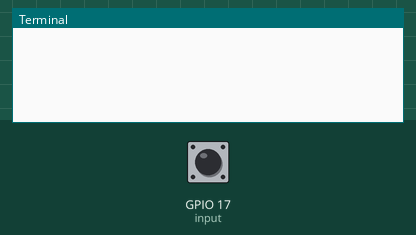
Bench run of a program on a simulated Raspberry Pi (BCM pin numbers). Parts: the last lines printed to the terminal. The test bench sets the inputs (shaded band); at power-on: GPIO 17 (input) LOW.

Above: at 1.2 s.
1.3 s: GPIO 17 (input) driven HIGH
At 2.3 s:
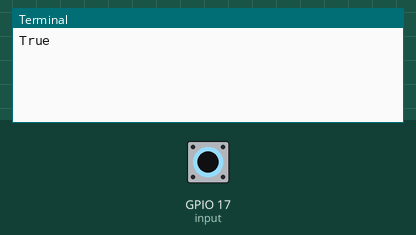
2.8 s: GPIO 17 (input) pulsed LOW 2 times (0.12 s each, 0.3 s apart)
At 3.16 s:
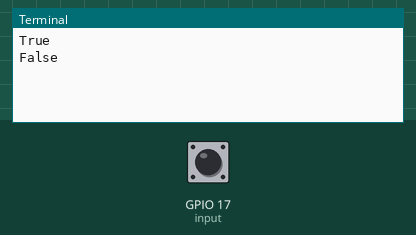

Measured:
- after the input at 1.3 s, the terminal: prints a new line at once (image 1)
- after the input at 2.8 s, the terminal: prints a new line after 0.15 s (image 2)

The program:

buttonpress.py
```python
# import RPi.GPIO as gpio
# gpio.setmode(gpio.BCM)
# gpio.setup(17, gpio.IN)

# running=False

# while True:
#     input = gpio.input(17)
#     if input == False:
# 	if running == True:
# 		running=False
# 	else:
# 		running=True
# 	print(running)
#         while input_value == False:
#             input_value = gpio.input(17)

import RPi.GPIO as GPIO
import time
import os
GPIO.setmode(GPIO.BCM)
GPIO.setup(17, GPIO.IN)
prev_input = 0
running=False
while True:
	input = GPIO.input(17)
	if ((not prev_input) and input):
		if running == True:
			running=False
		else:
			running=True
		print(running)
	prev_input = input
	time.sleep(0.05)
```
